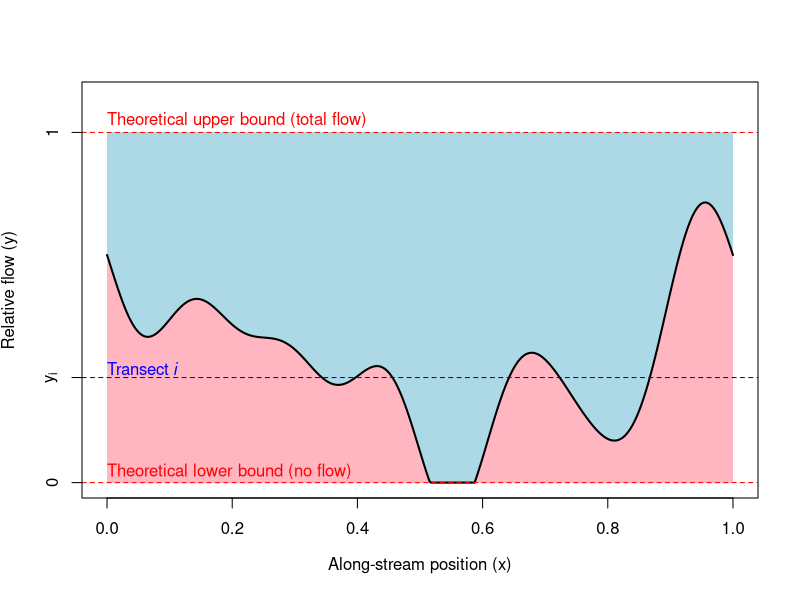
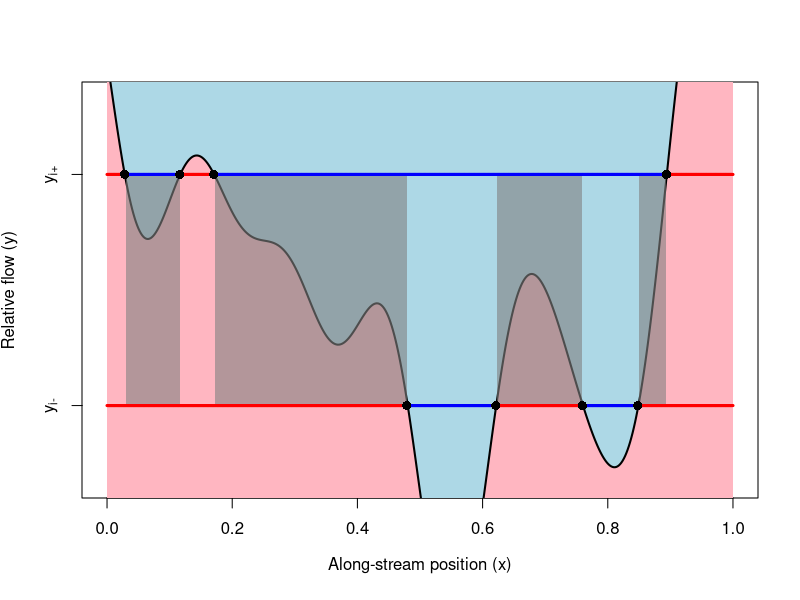

These figures' R source, in order:
## ---- chunk 1
#| label: fig-flow-permanence-map
#| fig-cap: "A flow permanence map that shows how a stream reach's wetness state --- wet (light blue) or dry (light red) --- depends on location (x axis) and relative flow (y axis). A transect survey (blue dashed line) records wetness state along the reach at a particular flow level. Theoretical bounds (dashed red lines) indicate the stream is completely wet above maximum flow and completely dry below minimum flow."
#| code-fold: true
#| code-summary: "Show code"
#### Simulate flow-varying wet/dry map ####

# Define function to generate a wiggly curve
# Arguments:
#   x: input values
#   K: Number of sine components (increase for more wiggle)
f <- function(x, K = 6) {
  amps  <- rnorm(K, sd = 1 / (1:K)) # random amplitude (decreasing amplitudes = smoother)
  phases <- runif(K, 0, 2 * pi) # random phases
  
  # Build the random function
  f_raw <- rowSums(sapply(1:K, function(k)
    amps[k] * sin(2 * pi * k * x + phases[k])))
  
  # Rescale:
  target_min <- -0.1
  target_max <-  0.8
  f_scaled <- (f_raw - min(f_raw)) / (max(f_raw) - min(f_raw))  # [0,1]
  f_scaled <- f_scaled * (target_max - target_min) + target_min # [-0.1,0.8]
  f_trunc <- pmax(f_scaled, 0) # truncate below 0
  return(f_trunc)
}

# Simulate a flow permanence curve
set.seed(1)
x <- seq(0, 1, length = 500) # Define x (river location)
y <- f(x) # define relative flow values

## Plot flow permanence curve

# Plot flow permanence boundary and transects
plot(x, y, 
     type = "n",
     yaxt = "n",
     ylim = c(0, 1.1),
     xlab = bquote("Along-stream position ("*x*")"),
     ylab = bquote("Relative flow ("*y*")"))
# Shade area below the line 
polygon(c(x, rev(x)), 
        c(rep(0, length(x)), rev(y)), 
        col = "lightpink", border = NA) 
# Shade area above the line 
polygon(c(x, rev(x)), 
        c(y, rep(1, length(x))), 
        col = "lightblue", border = NA) 
# Plot flow permanence boundary and transects
points(x, y, type = "l", lwd = 2)
abline(h = c(0,1), col = "red", lty = 2)
abline(h = c(0.3), col = "blue", lty = 2)
axis(side = 2, at = 0.3, label = bquote(y[i]))
axis(side = 2, at = 0, label = bquote(0))
axis(side = 2, at = 1, label = bquote(1))
text(x = 0, 
     y = c(0, 0.3, 1), 
     col = c("red", "blue", "red"),
     adj = c(0, -0.2),
     labels = expression("Theoretical lower bound (no flow)", "Transect" ~ italic(i), "Theoretical upper bound (total flow)"))

## ---- chunk 2
#| label: fig-uncertainty-envelop
#| fig-cap: "On a plot of relative flow vs. stream position, a simulated flow permanence curve (solid line) separates wet (light blue) and dry (light red) states. In order to map out this curve, surveys are performed. Two such transect surveys, $i+$ and $i-$, are indicated by the horizontal lines, with color indicating whether the stream at any given location is detected to be wet (blue) or dry (red). Based on data from these two sampled flow levels, we know the flow permanence curve travels through the transition points (black dots), and the sign of the curve's slope at these points, but we do not know what path it takes between them. Uncertainty envelops that cover all possible routes for the flow-permanence curve are shaded in grey."
#| code-fold: true
#| code-summary: "Show code"

y.iplus <- 0.5
y.iminus <- 0.2
y.i <- 0.35
# Plot flow permanence boundary and transects
plot(x, y, 
     type = "n",
     yaxt = "n",
     ylim = c(y.iminus - 0.1, y.iplus + 0.1),
     xlab = bquote("Along-stream position ("*x*")"),
     ylab = bquote("Relative flow ("*y*")"))
# Shade area below the line 
polygon(c(x, rev(x)), 
        c(rep(0, length(x)), rev(y)), 
        col = "lightpink", border = NA) 
# Shade area above the line 
polygon(c(x, rev(x)), 
        c(y, rep(100, length(x))), 
        col = "lightblue", border = NA) 
# Plot flow permanence boundary 
points(x, y, type = "l", lwd = 2)

# Shade uncertainty envelop
z.iplus <- y.iplus > y
z.iminus <- y.iminus > y
z.diff <- z.iplus - z.iminus
# find contiguous runs of x where transects differ
runs <- rle(z.diff)
ends   <- cumsum(runs$lengths)
starts <- ends - runs$lengths + 1
one.runs <- which(runs$values == 1)
# shade rectangles
for (k in one.runs) {
  i1 <- starts[k]
  i2 <- ends[k]
  polygon(
    x = c(x[i1], x[i2], x[i2], x[i1]),
    y = c(y.iminus, y.iminus, y.iplus, y.iplus),
    col = rgb(0.5, 0.5, 0.5, 0.6),   # translucent blue
    border = NA
  )
}

# plot sampled transitions:
transitions.iminus <- x[which(!z.iminus[-length(x)] == z.iminus[-1])]
transitions.iplus <- x[which(!z.iplus[-length(x)] == z.iplus[-1])]

# Plot transect data:
segments(x0 = x[-length(x)], y0 = rep(y.iminus, length(x)-1),
        x1 = x[-1], y1 = rep(y.iminus, length(x)-1),
        col = ifelse(y < y.iminus, "blue", "red"),
        lwd = 3)
segments(x0 = x[-length(x)], y0 = rep(y.iplus, length(x)-1),
        x1 = x[-1], y1 = rep(y.iplus, length(x)-1),
        col = ifelse(y < y.iplus, "blue", "red"),
        lwd = 3)
axis(side = 2, at = y.iplus, label = bquote(y[.("i+")]))
axis(side = 2, at = y.iminus, label = bquote(y[.("i-")]))

# Plot sampled transition points:
points(x = transitions.iminus,
       y = rep(y.iminus, length(transitions.iminus)),
       pch = 16, cex = 1.2)
points(x = transitions.iplus,
       y = rep(y.iplus, length(transitions.iplus)),
       pch = 16, cex = 1.2)
